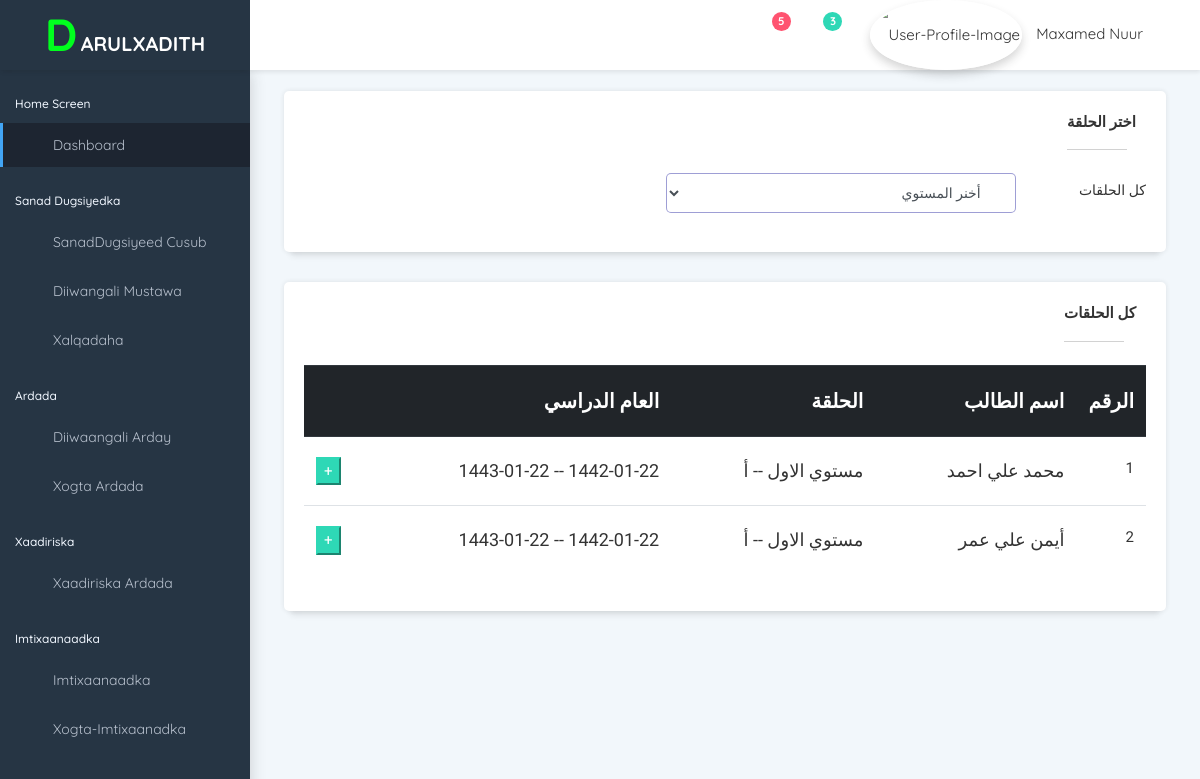
The app's page /imtixaanadka/, older data.
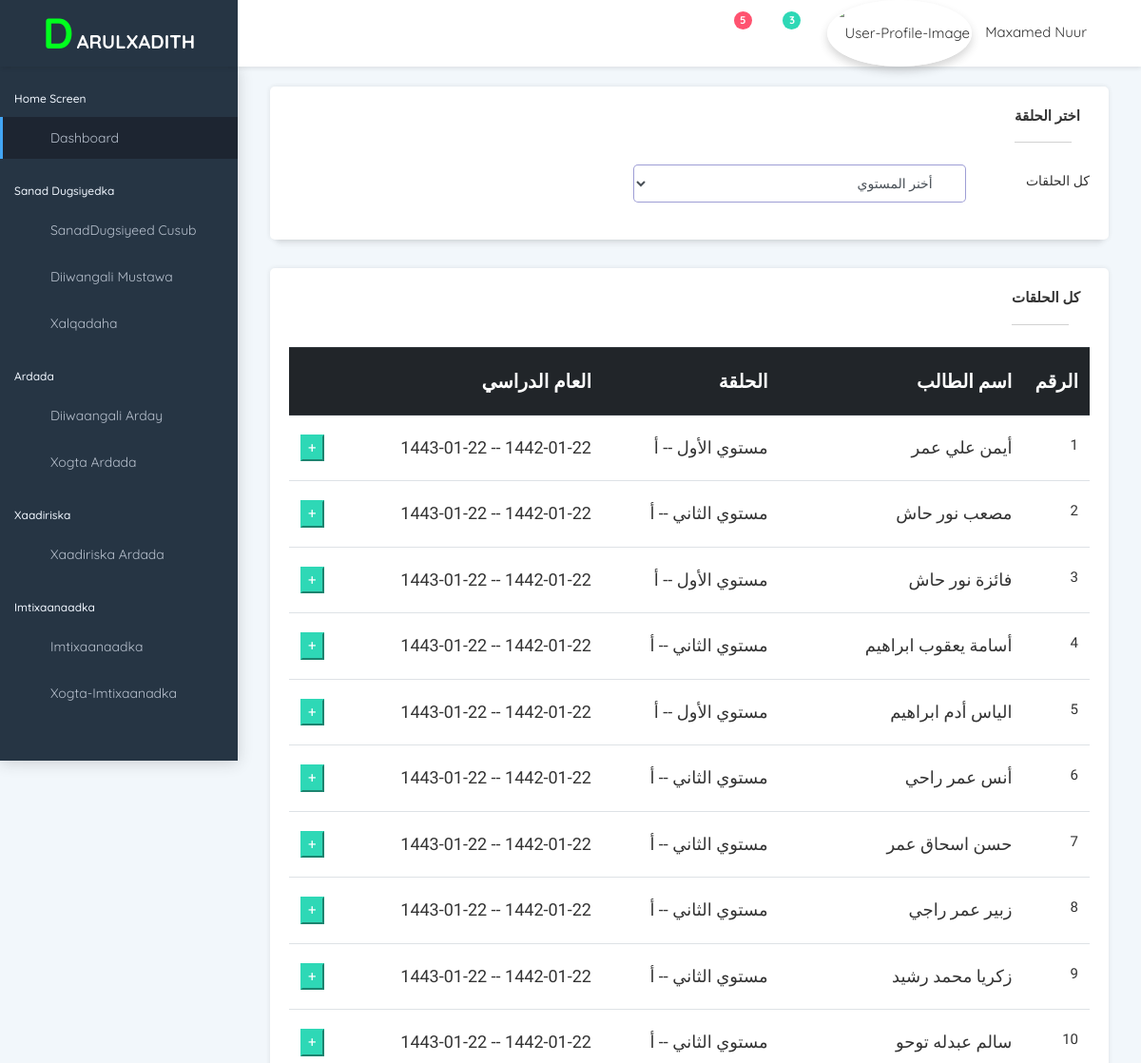
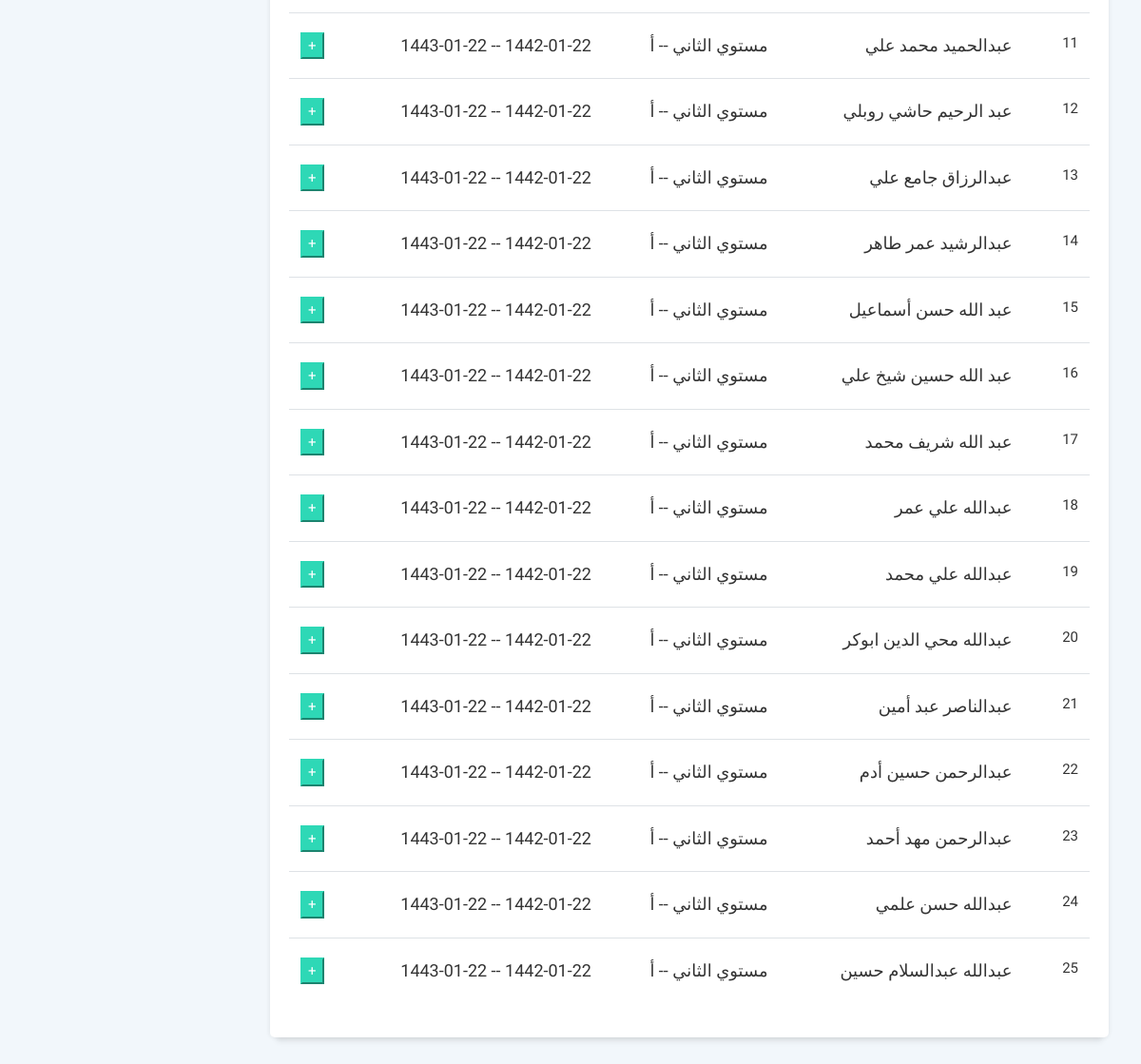
The same page, newer data (2 pictures, top to bottom).
### darulxadith_system/models.py (models this page shows)
class Ardada(models.Model):
    magacaArdayga=models.CharField(max_length=255)
    jinsiga=models.CharField(max_length=10,default='lab')
    sawirkaArdayga=models.ImageField(null=True,blank=True, upload_to="images/sawirada_ardada/")
    meeshaDhalashada=models.CharField(max_length=100,null=True,blank=True)
    waqtigaDhalashada=models.CharField(max_length=100,null=True,blank=True)
    numberkaArdayga=models.IntegerField(null=True,default=0)
    mustawahaArdayga=models.ForeignKey(Xalqada,on_delete=models.CASCADE)
    magacaMasuulka=models.CharField(max_length=100,null=True,blank=True)
    numberkaMasuulka=models.IntegerField(null=True,default=0)
    sanadDugsiyedka=models.ForeignKey(SanadDugsiyeedka,on_delete=models.CASCADE,default=SanadDugsiyeedka.objects.all().last().id)
    tarikhdaDiwangalinta=models.CharField(max_length=12,blank=True,null=True)
    def __str__(self) -> str:
        return self.magacaArdayga

class Xalqada(models.Model):
    mustawaha=models.ForeignKey(Mustawaha,on_delete=models.CASCADE)
    magacaXalqada=models.CharField(max_length=255)
    def __str__(self) -> str:
        return str(self.mustawaha) +" -- "+ self.magacaXalqada

class Mustawaha(models.Model):
    magacaMustawaha=models.CharField(max_length=100)
    sanadDugsiyeedka=models.ForeignKey(SanadDugsiyeedka,on_delete=models.CASCADE)
    maadoyinka=models.CharField(max_length=1000)
    def __str__(self) -> str:
        return self.magacaMustawaha

class SanadDugsiyeedka(models.Model):
    taariikhdaBillowgaHijri = models.CharField(max_length=10)
    taariikhdaDhamaadkaHijri = models.CharField(max_length=10)
    taariikhdaBillowgaMiladi=models.CharField(max_length=10)
    taariikhdaDhamaadkaMIladi=models.CharField(max_length=10)
    def __str__(self):
        return str(self.taariikhdaBillowgaHijri)+" -- "+str(self.taariikhdaDhamaadkaHijri)

### darulxadith_system/views.py (the view)
# urls.py: path('imtixaanadka/',views.imtixaanadka),
def imtixaanadka(request):
    data={
        'xalqadaha':Xalqada.objects.all(),
        'ardada':Ardada.objects.all()
    }
    return render(request,'darulxadith_pr/imtixaanadka.html',data)

### templates/darulxadith_pr/imtixaanadka.html (shortened to what the changed rows need)
{% extends 'base.html' %}
{% load jalali_tags %}
{% load static %}
{% block content %}
<div class="pcoded-content" dir="rtl" style="text-align: right; font-family: 'Amiri', serif;">
    <div class="pcoded-inner-content">
        <div class="main-body">
            <div class="page-wrapper">
                <div class="page-body">
                    <div class="row">
                        <div class="col-sm-12">
                            {% if not ardada %}
                            {% else %}
                            <div class="card">
                                <div class="card-block">
                                    <table class="table table-hover">
                                        <thead class="thead-dark">
                                            <th width="10px"style="font-size: 20px;" >الرقم</th>
                                            <th style="font-size: 20px;">اسم الطالب</th>
                                            <th style="font-size: 20px;">الحلقة</th>
                                            <th style="font-size: 20px;">العام الدراسي</th>
                                            <th width='10px' ></th>
                                        </thead>
                                        <tbody>
                                            {% for ardayga in ardada %}
                                            <tr onclick="location.href='/qaadista_buundoyinka/{{ardayga.mustawahaArdayga.mustawaha}}/{{ardayga.mustawahaArdayga.magacaXalqada}}/{{ardayga}}/'">
                                                 <td>{{ forloop.counter }}</td>
                                                <td style="font-size: 18px;" >{{ ardayga }}</td>
                                                <td style="font-size: 18px;" >{{ ardayga.mustawahaArdayga }}</td>
                                                <td style="font-size: 18px;" >{{ ardayga.sanadDugsiyedka }}</td>
                                                <td><button class="btn-success" >+</button></td>
                                            </tr>
                                            {% endfor %}
                                        </tbody>
                                    </table>
                                </div>
                            </div>
                            {% endif %}
                        </div>
                    </div>
                </div>
            </div>
        </div>
    </div>
</div>
{% endblock %}

Row changes from the older to the newer data that the page shows:
removed Ardada: magacaArdayga "محمد علي احمد", mustawahaArdayga "مستوي الاول -- أ", sanadDugsiyedka "1442-01-22 -- 1443-01-22"
changed Ardada "أيمن علي عمر": mustawahaArdayga "مستوي الاول -- أ" → "مستوي الأول -- أ"
added Ardada: magacaArdayga "مصعب نور حاش", mustawahaArdayga "مستوي الثاني -- أ", sanadDugsiyedka "1442-01-22 -- 1443-01-22"
added Ardada: magacaArdayga "فائزة نور حاش", mustawahaArdayga "مستوي الأول -- أ", sanadDugsiyedka "1442-01-22 -- 1443-01-22"
added Ardada: magacaArdayga "أسامة يعقوب ابراهيم", mustawahaArdayga "مستوي الثاني -- أ", sanadDugsiyedka "1442-01-22 -- 1443-01-22"
added Ardada: magacaArdayga "الياس أدم ابراهيم", mustawahaArdayga "مستوي الأول -- أ", sanadDugsiyedka "1442-01-22 -- 1443-01-22"
added Ardada: magacaArdayga "أنس عمر راحي", mustawahaArdayga "مستوي الثاني -- أ", sanadDugsiyedka "1442-01-22 -- 1443-01-22"
added Ardada: magacaArdayga "حسن اسحاق عمر", mustawahaArdayga "مستوي الثاني -- أ", sanadDugsiyedka "1442-01-22 -- 1443-01-22"
added Ardada: magacaArdayga "زبير عمر راجي", mustawahaArdayga "مستوي الثاني -- أ", sanadDugsiyedka "1442-01-22 -- 1443-01-22"
added Ardada: magacaArdayga "زكريا محمد رشيد", mustawahaArdayga "مستوي الثاني -- أ", sanadDugsiyedka "1442-01-22 -- 1443-01-22"
added Ardada: magacaArdayga "سالم عبدله توحو", mustawahaArdayga "مستوي الثاني -- أ", sanadDugsiyedka "1442-01-22 -- 1443-01-22"
added Ardada: magacaArdayga "عبدالحميد محمد علي", mustawahaArdayga "مستوي الثاني -- أ", sanadDugsiyedka "1442-01-22 -- 1443-01-22"
added Ardada: magacaArdayga "عبد الرحيم حاشي روبلي", mustawahaArdayga "مستوي الثاني -- أ", sanadDugsiyedka "1442-01-22 -- 1443-01-22"
added Ardada: magacaArdayga "عبدالرزاق جامع علي", mustawahaArdayga "مستوي الثاني -- أ", sanadDugsiyedka "1442-01-22 -- 1443-01-22"
added Ardada: magacaArdayga "عبدالرشيد عمر طاهر", mustawahaArdayga "مستوي الثاني -- أ", sanadDugsiyedka "1442-01-22 -- 1443-01-22"
added Ardada: magacaArdayga "عبد الله حسن أسماعيل", mustawahaArdayga "مستوي الثاني -- أ", sanadDugsiyedka "1442-01-22 -- 1443-01-22"
added Ardada: magacaArdayga "عبد الله حسين شيخ علي", mustawahaArdayga "مستوي الثاني -- أ", sanadDugsiyedka "1442-01-22 -- 1443-01-22"
added Ardada: magacaArdayga "عبد الله شريف محمد", mustawahaArdayga "مستوي الثاني -- أ", sanadDugsiyedka "1442-01-22 -- 1443-01-22"
added Ardada: magacaArdayga "عبدالله علي عمر", mustawahaArdayga "مستوي الثاني -- أ", sanadDugsiyedka "1442-01-22 -- 1443-01-22"
added Ardada: magacaArdayga "عبدالله علي محمد", mustawahaArdayga "مستوي الثاني -- أ", sanadDugsiyedka "1442-01-22 -- 1443-01-22"
added Ardada: magacaArdayga "عبدالله محي الدين ابوكر", mustawahaArdayga "مستوي الثاني -- أ", sanadDugsiyedka "1442-01-22 -- 1443-01-22"
added Ardada: magacaArdayga "عبدالناصر عبد أمين", mustawahaArdayga "مستوي الثاني -- أ", sanadDugsiyedka "1442-01-22 -- 1443-01-22"
added Ardada: magacaArdayga "عبدالرحمن حسين أدم", mustawahaArdayga "مستوي الثاني -- أ", sanadDugsiyedka "1442-01-22 -- 1443-01-22"
added Ardada: magacaArdayga "عبدالرحمن مهد أحمد", mustawahaArdayga "مستوي الثاني -- أ", sanadDugsiyedka "1442-01-22 -- 1443-01-22"
added Ardada: magacaArdayga "عبدالله حسن علمي", mustawahaArdayga "مستوي الثاني -- أ", sanadDugsiyedka "1442-01-22 -- 1443-01-22"
added Ardada: magacaArdayga "عبدالله عبدالسلام حسين", mustawahaArdayga "مستوي الثاني -- أ", sanadDugsiyedka "1442-01-22 -- 1443-01-22"
